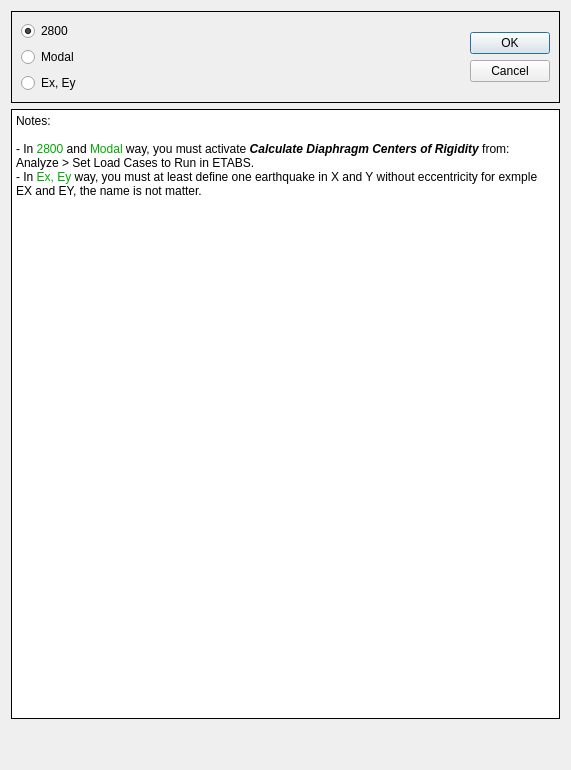
<?xml version="1.0" encoding="UTF-8"?>
<ui version="4.0">
 <class>story_stiffness</class>
 <widget class="QDialog" name="story_stiffness">
  <property name="geometry">
   <rect>
    <x>0</x>
    <y>0</y>
    <width>571</width>
    <height>770</height>
   </rect>
  </property>
  <property name="sizePolicy">
   <sizepolicy hsizetype="Fixed" vsizetype="Fixed">
    <horstretch>0</horstretch>
    <verstretch>0</verstretch>
   </sizepolicy>
  </property>
  <property name="font">
   <font>
    <family>Arial</family>
    <pointsize>9</pointsize>
    <weight>50</weight>
    <bold>false</bold>
   </font>
  </property>
  <property name="windowTitle">
   <string>Calculating Story Stiffness</string>
  </property>
  <layout class="QVBoxLayout" name="verticalLayout_3">
   <item>
    <layout class="QVBoxLayout" name="verticalLayout_2">
     <item>
      <widget class="QFrame" name="frame">
       <property name="frameShape">
        <enum>QFrame::Box</enum>
       </property>
       <property name="frameShadow">
        <enum>QFrame::Plain</enum>
       </property>
       <layout class="QHBoxLayout" name="horizontalLayout_2">
        <item>
         <layout class="QVBoxLayout" name="verticalLayout">
          <property name="sizeConstraint">
           <enum>QLayout::SetDefaultConstraint</enum>
          </property>
          <item>
           <widget class="QRadioButton" name="radio_button_2800">
            <property name="text">
             <string>2800</string>
            </property>
            <property name="checked">
             <bool>true</bool>
            </property>
           </widget>
          </item>
          <item>
           <widget class="QRadioButton" name="radio_button_modal">
            <property name="text">
             <string>Modal</string>
            </property>
           </widget>
          </item>
          <item>
           <widget class="QRadioButton" name="radio_button_earthquake">
            <property name="text">
             <string>Ex, Ey</string>
            </property>
           </widget>
          </item>
         </layout>
        </item>
        <item>
         <widget class="QDialogButtonBox" name="buttonBox">
          <property name="autoFillBackground">
           <bool>false</bool>
          </property>
          <property name="orientation">
           <enum>Qt::Vertical</enum>
          </property>
          <property name="standardButtons">
           <set>QDialogButtonBox::Cancel|QDialogButtonBox::Ok</set>
          </property>
          <property name="centerButtons">
           <bool>true</bool>
          </property>
         </widget>
        </item>
       </layout>
      </widget>
     </item>
     <item>
      <widget class="QTextBrowser" name="textBrowser">
       <property name="sizePolicy">
        <sizepolicy hsizetype="Expanding" vsizetype="Expanding">
         <horstretch>0</horstretch>
         <verstretch>1</verstretch>
        </sizepolicy>
       </property>
       <property name="frameShape">
        <enum>QFrame::Box</enum>
       </property>
       <property name="frameShadow">
        <enum>QFrame::Plain</enum>
       </property>
       <property name="verticalScrollBarPolicy">
        <enum>Qt::ScrollBarAlwaysOff</enum>
       </property>
       <property name="horizontalScrollBarPolicy">
        <enum>Qt::ScrollBarAlwaysOff</enum>
       </property>
       <property name="html">
        <string>&lt;!DOCTYPE HTML PUBLIC &quot;-//W3C//DTD HTML 4.0//EN&quot; &quot;http://www.w3.org/TR/REC-html40/strict.dtd&quot;&gt;
&lt;html&gt;&lt;head&gt;&lt;meta name=&quot;qrichtext&quot; content=&quot;1&quot; /&gt;&lt;style type=&quot;text/css&quot;&gt;
p, li { white-space: pre-wrap; }
&lt;/style&gt;&lt;/head&gt;&lt;body style=&quot; font-family:'Arial'; font-size:9pt; font-weight:400; font-style:normal;&quot;&gt;
&lt;p style=&quot; margin-top:0px; margin-bottom:0px; margin-left:0px; margin-right:0px; -qt-block-indent:0; text-indent:0px;&quot;&gt;Notes:&lt;/p&gt;
&lt;p style=&quot;-qt-paragraph-type:empty; margin-top:0px; margin-bottom:0px; margin-left:0px; margin-right:0px; -qt-block-indent:0; text-indent:0px;&quot;&gt;&lt;br /&gt;&lt;/p&gt;
&lt;p style=&quot; margin-top:0px; margin-bottom:0px; margin-left:0px; margin-right:0px; -qt-block-indent:0; text-indent:0px;&quot;&gt;- In &lt;span style=&quot; color:#00aa00;&quot;&gt;2800&lt;/span&gt; and &lt;span style=&quot; color:#00aa00;&quot;&gt;Modal&lt;/span&gt; way, you must activate &lt;span style=&quot; font-weight:600; font-style:italic;&quot;&gt;Calculate Diaphragm Centers of Rigidity&lt;/span&gt; from:&lt;/p&gt;
&lt;p style=&quot; margin-top:0px; margin-bottom:0px; margin-left:0px; margin-right:0px; -qt-block-indent:0; text-indent:0px;&quot;&gt;Analyze &amp;gt; Set Load Cases to Run in ETABS.&lt;/p&gt;
&lt;p style=&quot; margin-top:0px; margin-bottom:0px; margin-left:0px; margin-right:0px; -qt-block-indent:0; text-indent:0px;&quot;&gt;- In &lt;span style=&quot; color:#00aa00;&quot;&gt;Ex, Ey&lt;/span&gt; way, you must at least define one earthquake in X and Y without eccentricity for exmple&lt;/p&gt;
&lt;p style=&quot; margin-top:0px; margin-bottom:0px; margin-left:0px; margin-right:0px; -qt-block-indent:0; text-indent:0px;&quot;&gt;EX and EY, the name is not matter.&lt;/p&gt;
&lt;p style=&quot;-qt-paragraph-type:empty; margin-top:0px; margin-bottom:0px; margin-left:0px; margin-right:0px; -qt-block-indent:0; text-indent:0px;&quot;&gt;&lt;br /&gt;&lt;/p&gt;
&lt;p align=&quot;center&quot; style=&quot; margin-top:0px; margin-bottom:0px; margin-left:0px; margin-right:0px; -qt-block-indent:0; text-indent:0px;&quot;&gt;&lt;img src=&quot;:/civiltools/civilTools/images/calculate_center_of_rigidity.jpeg&quot; /&gt;&lt;/p&gt;&lt;/body&gt;&lt;/html&gt;</string>
       </property>
      </widget>
     </item>
     <item>
      <spacer name="verticalSpacer">
       <property name="orientation">
        <enum>Qt::Vertical</enum>
       </property>
       <property name="sizeHint" stdset="0">
        <size>
         <width>20</width>
         <height>40</height>
        </size>
       </property>
      </spacer>
     </item>
    </layout>
   </item>
  </layout>
 </widget>
 <resources>
  <include location="../../civiltools.qrc"/>
 </resources>
 <connections>
  <connection>
   <sender>buttonBox</sender>
   <signal>accepted()</signal>
   <receiver>story_stiffness</receiver>
   <slot>accept()</slot>
   <hints>
    <hint type="sourcelabel">
     <x>388</x>
     <y>775</y>
    </hint>
    <hint type="destinationlabel">
     <x>286</x>
     <y>811</y>
    </hint>
   </hints>
  </connection>
  <connection>
   <sender>buttonBox</sender>
   <signal>rejected()</signal>
   <receiver>story_stiffness</receiver>
   <slot>reject()</slot>
   <hints>
    <hint type="sourcelabel">
     <x>485</x>
     <y>772</y>
    </hint>
    <hint type="destinationlabel">
     <x>624</x>
     <y>807</y>
    </hint>
   </hints>
  </connection>
 </connections>
</ui>
